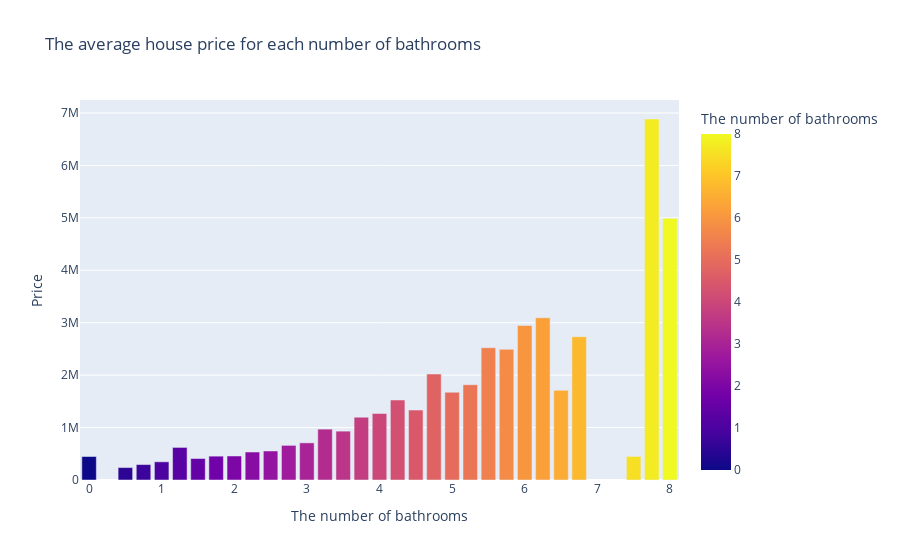

Notebook source saved alongside this figure:
### Markdown cell above
### Average house price for each number of bathrooms

### Code cell
grade_price_df = pd.DataFrame({'The number of bathrooms' : sorted(data['bathrooms'].unique()),
                                'Price' : data.groupby('bathrooms')['price'].mean()})
fig = px.bar(grade_price_df, x='The number of bathrooms', y='Price', color='The number of bathrooms',
             title='The average house price for each number of bathrooms')
fig.show()

### Figure 1 — Plotly figure (JSON) as saved in the notebook; plotly's stock layout.template omitted (floating-point values rounded to 4 significant figures)
{"data": [{"alignmentgroup": "True", "hovertemplate": "The number of bathrooms=%{marker.color}<br>Price=%{y}<extra></extra>", "legendgroup": "", "marker": {"color": [0, 0.5, 0.75, 1, 1.25, 1.5, 1.75, 2, 2.25, 2.5, 2.75, 3, 3.25, 3.5, 3.75, 4, 4.25, 4.5, 4.75, 5, 5.25, 5.5, 5.75, 6, 6.25, 6.5, 6.75, 7.5, 7.75, 8], "coloraxis": "coloraxis", "pattern": {"shape": ""}}, "name": "", "offsetgroup": "", "orientation": "v", "showlegend": false, "textposition": "auto", "type": "bar", "x": [0, 0.5, 0.75, 1, 1.25, 1.5, 1.75, 2, 2.25, 2.5, 2.75, 3, 3.25, 3.5, 3.75, 4, 4.25, 4.5, 4.75, 5, 5.25, 5.5, 5.75, 6, 6.25, 6.5, 6.75, 7.5, 7.75, 8], "xaxis": "x", "y": [448160, 237375, 294500.0, 347000.0, 621200.0, 409300.0, 454900.0, 457900.0, 533700.0, 553600.0, 660200.0, 708400.0, 970300.0, 931900.0, 1197000.0, 1268000.0, 1526000.0, 1334000.0, 2021000.0, 1673000.0, 1817000.0, 2522300, 2492500, 2947000.0, 3094000, 1709445, 2734000, 450000, 6885000, 4990000], "yaxis": "y"}], "layout": {"barmode": "relative", "coloraxis": {"colorbar": {"title": {"text": "The number of bathrooms"}}, "colorscale": [[0, "#0d0887"], [0.1111, "#46039f"], [0.2222, "#7201a8"], [0.3333, "#9c179e"], [0.4444, "#bd3786"], [0.5556, "#d8576b"], [0.6667, "#ed7953"], [0.7778, "#fb9f3a"], [0.8889, "#fdca26"], [1, "#f0f921"]]}, "legend": {"tracegroupgap": 0}, "title": {"text": "The average house price for each number of bathrooms"}, "xaxis": {"anchor": "y", "domain": [0, 1], "title": {"text": "The number of bathrooms"}}, "yaxis": {"anchor": "x", "domain": [0, 1], "title": {"text": "Price"}}}}
